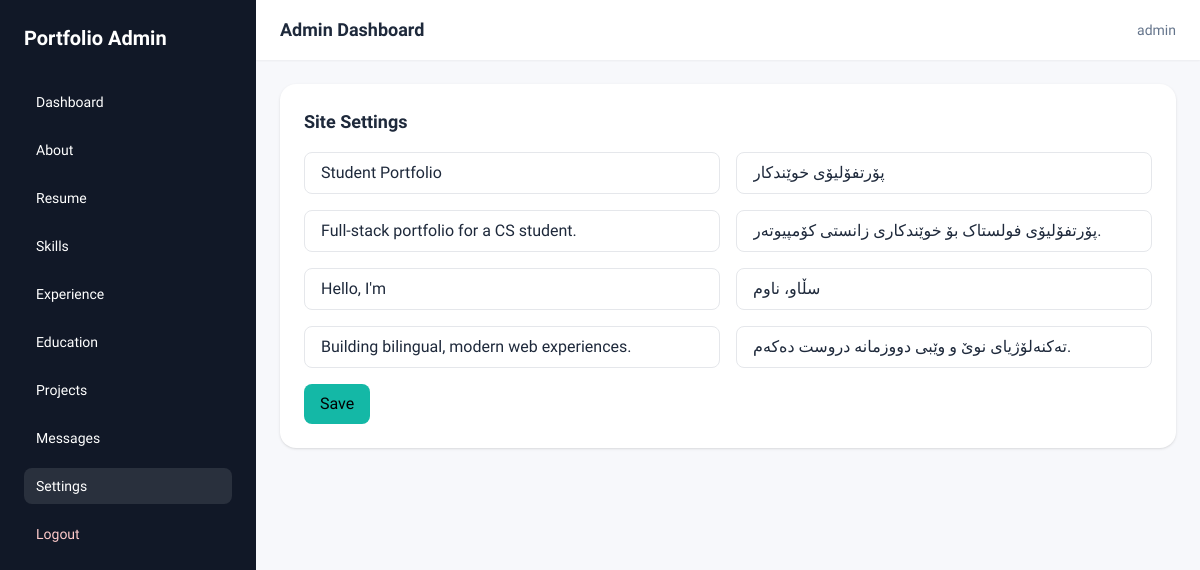
Page /admin/settings.php (signed in) on the committed database.
### tables this page shows
CREATE TABLE settings (
  id INT AUTO_INCREMENT PRIMARY KEY,
  setting_key VARCHAR(100) NOT NULL UNIQUE,
  setting_value_en TEXT,
  setting_value_ku TEXT,
  updated_at TIMESTAMP DEFAULT CURRENT_TIMESTAMP ON UPDATE CURRENT_TIMESTAMP
);

### config.php (called while the page is built, shortened)
<?php
function e(string $value): string
{
    return htmlspecialchars($value, ENT_QUOTES, 'UTF-8');
}
function fetch_settings(PDO $pdo): array
{
    $stmt = $pdo->query('SELECT setting_key, setting_value_en, setting_value_ku FROM settings');
    $settings = [];
    foreach ($stmt->fetchAll() as $row) {
        $settings[$row['setting_key']] = [
            'en' => $row['setting_value_en'] ?? '',
            'ku' => $row['setting_value_ku'] ?? '',
        ];
    }
    return $settings;
}

### admin/settings.php (the view, shortened to what this page needs)
<?php
require_once __DIR__ . '/_guard.php';
$keys = ['site_name', 'meta_description', 'hero_greeting', 'hero_tagline'];
$settings = fetch_settings($pdo);
require_once __DIR__ . '/_layout_top.php';
?>
<div class="bg-white rounded-2xl p-6 shadow">
  <h2 class="text-lg font-semibold mb-4">Site Settings</h2>
  <form method="POST" class="space-y-4">
    <?php foreach ($keys as $key): ?>
      <div class="grid md:grid-cols-2 gap-4">
        <input class="border rounded-lg px-4 py-2" name="<?= e($key) ?>_en" placeholder="<?= e($key) ?> (EN)" value="<?= e($settings[$key]['en'] ?? '') ?>">
        <input class="border rounded-lg px-4 py-2" name="<?= e($key) ?>_ku" placeholder="<?= e($key) ?> (KU)" value="<?= e($settings[$key]['ku'] ?? '') ?>">
      </div>
    <?php endforeach; ?>
    <button class="px-4 py-2 bg-teal-500 text-black rounded-lg">Save</button>
  </form>
</div>
<?php require_once __DIR__ . '/_layout_bottom.php'; ?>

### assets/css/admin.css (style rules this page uses)
body { font-family: 'Readex Pro', sans-serif; background: #f7f8fb; }

### rows in the picture
settings: setting_value_en "Student Portfolio", setting_value_ku "پۆرتفۆلیۆی خوێندکار"
settings: setting_value_en "Full-stack portfolio for a CS student.", setting_value_ku "پۆرتفۆلیۆی فولستاک بۆ خوێندکاری زانستی کۆمپیوتەر."
settings: setting_value_en "Hello, I'm", setting_value_ku "سڵاو، ناوم"
settings: setting_value_en "Building bilingual, modern web experiences.", setting_value_ku "تەکنەلۆژیای نوێ و وێبی دووزمانە دروست دەکەم."

### other values in the picture
$_SESSION['admin_username'] "admin"
